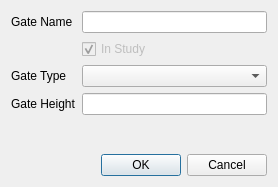
<?xml version="1.0" encoding="UTF-8"?>
<ui version="4.0">
 <class>GatesDialog</class>
 <widget class="QDialog" name="GatesDialog">
  <property name="geometry">
   <rect>
    <x>0</x>
    <y>0</y>
    <width>278</width>
    <height>187</height>
   </rect>
  </property>
  <property name="windowTitle">
   <string>Gate Editor</string>
  </property>
  <layout class="QFormLayout" name="formLayout">
   <item row="1" column="0">
    <widget class="QLabel" name="label">
     <property name="text">
      <string>Gate Name</string>
     </property>
    </widget>
   </item>
   <item row="1" column="1">
    <widget class="QLineEdit" name="gate_id">
     <property name="toolTip">
      <string>Enter a unique name for your gate</string>
     </property>
    </widget>
   </item>
   <item row="2" column="1">
    <widget class="QCheckBox" name="instudy">
     <property name="enabled">
      <bool>false</bool>
     </property>
     <property name="toolTip">
      <string>Enable to include the source in the study</string>
     </property>
     <property name="text">
      <string>In Study</string>
     </property>
     <property name="checked">
      <bool>true</bool>
     </property>
    </widget>
   </item>
   <item row="3" column="0">
    <widget class="QLabel" name="label_5">
     <property name="text">
      <string>Gate Type</string>
     </property>
    </widget>
   </item>
   <item row="3" column="1">
    <widget class="QComboBox" name="gate_type">
     <property name="toolTip">
      <string>Choose the gate type this gate relates to</string>
     </property>
    </widget>
   </item>
   <item row="4" column="0">
    <widget class="QLabel" name="label_2">
     <property name="text">
      <string>Gate Height</string>
     </property>
    </widget>
   </item>
   <item row="4" column="1">
    <widget class="QLineEdit" name="gate_height">
     <property name="toolTip">
      <string>Enter a height for this gate</string>
     </property>
    </widget>
   </item>
   <item row="6" column="0" colspan="2">
    <widget class="QDialogButtonBox" name="buttonBox">
     <property name="orientation">
      <enum>Qt::Horizontal</enum>
     </property>
     <property name="standardButtons">
      <set>QDialogButtonBox::Cancel|QDialogButtonBox::Ok</set>
     </property>
    </widget>
   </item>
   <item row="5" column="1">
    <spacer name="verticalSpacer">
     <property name="orientation">
      <enum>Qt::Vertical</enum>
     </property>
     <property name="sizeHint" stdset="0">
      <size>
       <width>20</width>
       <height>40</height>
      </size>
     </property>
    </spacer>
   </item>
  </layout>
 </widget>
 <tabstops>
  <tabstop>gate_id</tabstop>
  <tabstop>gate_type</tabstop>
  <tabstop>gate_height</tabstop>
  <tabstop>buttonBox</tabstop>
 </tabstops>
 <resources/>
 <connections>
  <connection>
   <sender>buttonBox</sender>
   <signal>accepted()</signal>
   <receiver>GatesDialog</receiver>
   <slot>accept()</slot>
   <hints>
    <hint type="sourcelabel">
     <x>248</x>
     <y>254</y>
    </hint>
    <hint type="destinationlabel">
     <x>157</x>
     <y>274</y>
    </hint>
   </hints>
  </connection>
  <connection>
   <sender>buttonBox</sender>
   <signal>rejected()</signal>
   <receiver>GatesDialog</receiver>
   <slot>reject()</slot>
   <hints>
    <hint type="sourcelabel">
     <x>316</x>
     <y>260</y>
    </hint>
    <hint type="destinationlabel">
     <x>286</x>
     <y>274</y>
    </hint>
   </hints>
  </connection>
 </connections>
</ui>
